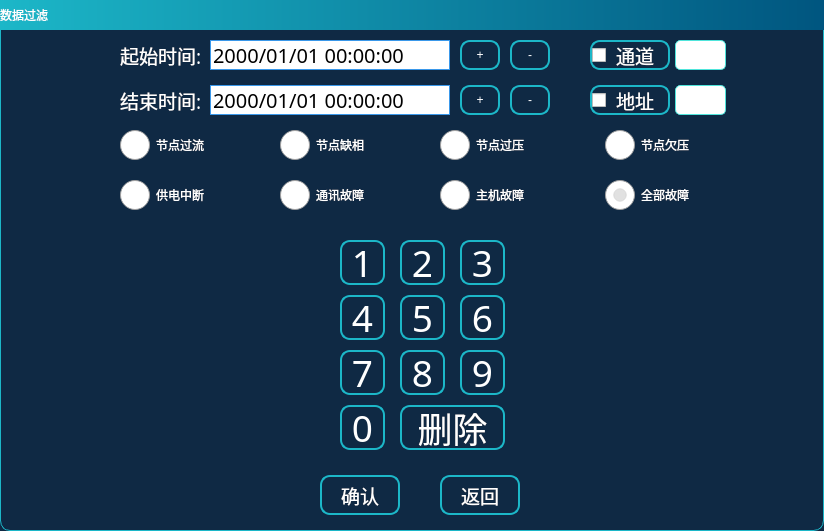
<?xml version="1.0" encoding="UTF-8"?>
<ui version="4.0">
 <class>DataFilter</class>
 <widget class="QDialog" name="DataFilter">
  <property name="geometry">
   <rect>
    <x>0</x>
    <y>0</y>
    <width>824</width>
    <height>531</height>
   </rect>
  </property>
  <property name="windowTitle">
   <string>Dialog</string>
  </property>
  <property name="styleSheet">
   <string notr="true">QDialog{
color: rgb(255, 255, 255);
background-color: rgb(15, 41, 68);
border:1px solid rgb(28, 183, 200);
border-radius:10px;
}
QToolButton{
font: 14pt &quot;文泉驿等宽微米黑&quot;;
color: rgb(255, 255, 255);
border:2px solid rgb(28, 183, 200);
border-radius:10px;
background-color: rgb(15, 41, 68);
}
QToolButton:hover{
font: 13pt &quot;文泉驿等宽微米黑&quot;;
color: rgb(255, 0, 0);
color: rgb(0, 185, 185);
/*background-color: rgb(3, 127, 119);*/
}
QLabel{
font: 14pt &quot;文泉驿等宽微米黑&quot;;
color: rgb(255, 255, 255);
}
QLineEdit{
color: rgb(0, 0, 0);
border-radius:5px;
border:1px solid rgb(79, 229, 219);
}
QComboBox {
color: rgb(255, 255, 255);
border:1px solid rgb(53, 156, 212);
 }
QComboBox QAbstractItemView::item{
color: rgb(255, 255, 255);
height:20px;
}
QCheckBox{
spacing: 10px;
font: 14pt &quot;文泉驿等宽微米黑&quot;;
color: rgb(255, 255, 255);
border:2px solid rgb(28, 183, 200);
border-radius:10px;
}
QCheckBox::indicator{
width:15px;
height:15px;
margin-left:5px;
border-radius:10px;
image: url(:/Image/uncheck.png);
}
QCheckBox::indicator::unchecked {
image: url(:/Image/uncheck.png);
}
QCheckBox::indicator::checked {
image: url(:/Image/checked.png);
}
QDialog{
background-color: rgb(15, 41, 68);
}
QPushBotton{
width:50px;
height:30px;
font: 14pt &quot;文泉驿等宽微米黑&quot;;
color: rgb(255, 255, 255);
border:2px solid rgb(28, 183, 200);
border-radius:10px;
background-color: rgb(15, 41, 68);
}
QRadioButton::indicator{
width:30px;
height:30px;
}
QRadioButton{
font: 16pt &quot;文泉驿等宽微米黑&quot;;
	color: rgb(255, 255, 255);
}
QRadioButton::indicator::unchecked {
image: url(:/Image/unchecked.png);
}
QRadioButton::indicator::checked {
image: url(:/Image/checked_r.png);
}
</string>
  </property>
  <widget class="QLineEdit" name="lineEditPass">
   <property name="geometry">
    <rect>
     <x>675</x>
     <y>40</y>
     <width>51</width>
     <height>30</height>
    </rect>
   </property>
   <property name="font">
    <font>
     <family>文泉驿等宽微米黑</family>
     <pointsize>15</pointsize>
     <weight>50</weight>
     <italic>false</italic>
     <bold>false</bold>
    </font>
   </property>
   <property name="focusPolicy">
    <enum>Qt::ClickFocus</enum>
   </property>
   <property name="text">
    <string/>
   </property>
   <property name="alignment">
    <set>Qt::AlignRight|Qt::AlignTrailing|Qt::AlignVCenter</set>
   </property>
  </widget>
  <widget class="QToolButton" name="tBtnOk">
   <property name="geometry">
    <rect>
     <x>320</x>
     <y>475</y>
     <width>80</width>
     <height>40</height>
    </rect>
   </property>
   <property name="font">
    <font>
     <family>文泉驿等宽微米黑</family>
     <pointsize>14</pointsize>
     <weight>50</weight>
     <italic>false</italic>
     <bold>false</bold>
    </font>
   </property>
   <property name="focusPolicy">
    <enum>Qt::NoFocus</enum>
   </property>
   <property name="text">
    <string>确认</string>
   </property>
   <property name="icon">
    <iconset resource="../image.qrc">
     <normaloff>:/Image/ok.png</normaloff>:/Image/ok.png</iconset>
   </property>
   <property name="iconSize">
    <size>
     <width>25</width>
     <height>25</height>
    </size>
   </property>
   <property name="toolButtonStyle">
    <enum>Qt::ToolButtonTextBesideIcon</enum>
   </property>
  </widget>
  <widget class="QLabel" name="lb_stat">
   <property name="geometry">
    <rect>
     <x>120</x>
     <y>40</y>
     <width>90</width>
     <height>30</height>
    </rect>
   </property>
   <property name="font">
    <font>
     <family>文泉驿等宽微米黑</family>
     <pointsize>14</pointsize>
     <weight>50</weight>
     <italic>false</italic>
     <bold>false</bold>
    </font>
   </property>
   <property name="text">
    <string>起始时间:</string>
   </property>
  </widget>
  <widget class="QLabel" name="label_23">
   <property name="geometry">
    <rect>
     <x>0</x>
     <y>0</y>
     <width>824</width>
     <height>30</height>
    </rect>
   </property>
   <property name="styleSheet">
    <string notr="true">font: 16pt &quot;文泉驿等宽微米黑&quot;;
background-color: qlineargradient(spread:reflect, x1:0, y1:0, x2:1, y2:0, stop:0 rgba(28, 183, 200, 255), stop:1 rgba(0, 85, 127, 255));</string>
   </property>
   <property name="text">
    <string>数据过滤</string>
   </property>
  </widget>
  <widget class="QLabel" name="lb_end">
   <property name="geometry">
    <rect>
     <x>120</x>
     <y>85</y>
     <width>90</width>
     <height>30</height>
    </rect>
   </property>
   <property name="font">
    <font>
     <family>文泉驿等宽微米黑</family>
     <pointsize>14</pointsize>
     <weight>50</weight>
     <italic>false</italic>
     <bold>false</bold>
    </font>
   </property>
   <property name="text">
    <string>结束时间:</string>
   </property>
  </widget>
  <widget class="QDateTimeEdit" name="dTEditStart">
   <property name="geometry">
    <rect>
     <x>210</x>
     <y>40</y>
     <width>240</width>
     <height>30</height>
    </rect>
   </property>
   <property name="font">
    <font>
     <family>文泉驿等宽微米黑</family>
     <pointsize>15</pointsize>
     <weight>50</weight>
     <italic>false</italic>
     <bold>false</bold>
    </font>
   </property>
   <property name="focusPolicy">
    <enum>Qt::ClickFocus</enum>
   </property>
   <property name="styleSheet">
    <string notr="true">border:1px solid  rgb(58, 152, 234);
</string>
   </property>
   <property name="alignment">
    <set>Qt::AlignLeading|Qt::AlignLeft|Qt::AlignVCenter</set>
   </property>
   <property name="buttonSymbols">
    <enum>QAbstractSpinBox::NoButtons</enum>
   </property>
   <property name="currentSection">
    <enum>QDateTimeEdit::YearSection</enum>
   </property>
   <property name="displayFormat">
    <string>yyyy/MM/dd hh:mm:ss</string>
   </property>
   <property name="timeSpec">
    <enum>Qt::LocalTime</enum>
   </property>
  </widget>
  <widget class="QDateTimeEdit" name="dTEditStop">
   <property name="geometry">
    <rect>
     <x>210</x>
     <y>85</y>
     <width>240</width>
     <height>30</height>
    </rect>
   </property>
   <property name="font">
    <font>
     <family>文泉驿等宽微米黑</family>
     <pointsize>15</pointsize>
     <weight>50</weight>
     <italic>false</italic>
     <bold>false</bold>
    </font>
   </property>
   <property name="focusPolicy">
    <enum>Qt::ClickFocus</enum>
   </property>
   <property name="styleSheet">
    <string notr="true">border:1px solid  rgb(58, 152, 234);</string>
   </property>
   <property name="alignment">
    <set>Qt::AlignLeading|Qt::AlignLeft|Qt::AlignVCenter</set>
   </property>
   <property name="buttonSymbols">
    <enum>QAbstractSpinBox::NoButtons</enum>
   </property>
   <property name="displayFormat">
    <string>yyyy/MM/dd hh:mm:ss</string>
   </property>
  </widget>
  <widget class="QCheckBox" name="checkBoxCanId">
   <property name="geometry">
    <rect>
     <x>590</x>
     <y>85</y>
     <width>80</width>
     <height>30</height>
    </rect>
   </property>
   <property name="font">
    <font>
     <family>文泉驿等宽微米黑</family>
     <pointsize>14</pointsize>
     <weight>50</weight>
     <italic>false</italic>
     <bold>false</bold>
    </font>
   </property>
   <property name="focusPolicy">
    <enum>Qt::NoFocus</enum>
   </property>
   <property name="text">
    <string>地址</string>
   </property>
   <property name="checked">
    <bool>false</bool>
   </property>
  </widget>
  <widget class="QToolButton" name="tBtnBack">
   <property name="enabled">
    <bool>true</bool>
   </property>
   <property name="geometry">
    <rect>
     <x>440</x>
     <y>475</y>
     <width>80</width>
     <height>40</height>
    </rect>
   </property>
   <property name="font">
    <font>
     <family>文泉驿等宽微米黑</family>
     <pointsize>14</pointsize>
     <weight>50</weight>
     <italic>false</italic>
     <bold>false</bold>
    </font>
   </property>
   <property name="focusPolicy">
    <enum>Qt::NoFocus</enum>
   </property>
   <property name="text">
    <string>返回</string>
   </property>
   <property name="icon">
    <iconset resource="../image.qrc">
     <normaloff>:/Image/back.png</normaloff>:/Image/back.png</iconset>
   </property>
   <property name="iconSize">
    <size>
     <width>25</width>
     <height>25</height>
    </size>
   </property>
   <property name="toolButtonStyle">
    <enum>Qt::ToolButtonTextBesideIcon</enum>
   </property>
  </widget>
  <widget class="QCheckBox" name="checkBoxPass">
   <property name="geometry">
    <rect>
     <x>590</x>
     <y>40</y>
     <width>80</width>
     <height>30</height>
    </rect>
   </property>
   <property name="font">
    <font>
     <family>文泉驿等宽微米黑</family>
     <pointsize>14</pointsize>
     <weight>50</weight>
     <italic>false</italic>
     <bold>false</bold>
    </font>
   </property>
   <property name="focusPolicy">
    <enum>Qt::NoFocus</enum>
   </property>
   <property name="styleSheet">
    <string notr="true"/>
   </property>
   <property name="text">
    <string>通道</string>
   </property>
  </widget>
  <widget class="QLineEdit" name="lineEditCanId">
   <property name="geometry">
    <rect>
     <x>675</x>
     <y>85</y>
     <width>51</width>
     <height>30</height>
    </rect>
   </property>
   <property name="font">
    <font>
     <family>文泉驿等宽微米黑</family>
     <pointsize>15</pointsize>
     <weight>50</weight>
     <italic>false</italic>
     <bold>false</bold>
    </font>
   </property>
   <property name="focusPolicy">
    <enum>Qt::ClickFocus</enum>
   </property>
   <property name="text">
    <string/>
   </property>
   <property name="alignment">
    <set>Qt::AlignRight|Qt::AlignTrailing|Qt::AlignVCenter</set>
   </property>
  </widget>
  <widget class="QRadioButton" name="rBtnAll">
   <property name="geometry">
    <rect>
     <x>605</x>
     <y>180</y>
     <width>121</width>
     <height>30</height>
    </rect>
   </property>
   <property name="focusPolicy">
    <enum>Qt::ClickFocus</enum>
   </property>
   <property name="text">
    <string>全部故障</string>
   </property>
   <property name="checked">
    <bool>true</bool>
   </property>
  </widget>
  <widget class="QRadioButton" name="rBtnPowerLost">
   <property name="geometry">
    <rect>
     <x>120</x>
     <y>180</y>
     <width>121</width>
     <height>30</height>
    </rect>
   </property>
   <property name="focusPolicy">
    <enum>Qt::ClickFocus</enum>
   </property>
   <property name="text">
    <string>供电中断</string>
   </property>
   <property name="checked">
    <bool>false</bool>
   </property>
  </widget>
  <widget class="QRadioButton" name="rBtnCanBusError">
   <property name="geometry">
    <rect>
     <x>280</x>
     <y>180</y>
     <width>121</width>
     <height>30</height>
    </rect>
   </property>
   <property name="focusPolicy">
    <enum>Qt::ClickFocus</enum>
   </property>
   <property name="text">
    <string>通讯故障</string>
   </property>
   <property name="checked">
    <bool>false</bool>
   </property>
  </widget>
  <widget class="QRadioButton" name="rBtnOverVoltage">
   <property name="geometry">
    <rect>
     <x>440</x>
     <y>130</y>
     <width>120</width>
     <height>30</height>
    </rect>
   </property>
   <property name="focusPolicy">
    <enum>Qt::ClickFocus</enum>
   </property>
   <property name="text">
    <string>节点过压</string>
   </property>
   <property name="checked">
    <bool>false</bool>
   </property>
  </widget>
  <widget class="QRadioButton" name="rBtnUnderVoltage">
   <property name="geometry">
    <rect>
     <x>605</x>
     <y>130</y>
     <width>120</width>
     <height>30</height>
    </rect>
   </property>
   <property name="focusPolicy">
    <enum>Qt::ClickFocus</enum>
   </property>
   <property name="text">
    <string>节点欠压</string>
   </property>
   <property name="checked">
    <bool>false</bool>
   </property>
  </widget>
  <widget class="QRadioButton" name="rBtnOverCurrent">
   <property name="geometry">
    <rect>
     <x>120</x>
     <y>130</y>
     <width>120</width>
     <height>30</height>
    </rect>
   </property>
   <property name="focusPolicy">
    <enum>Qt::ClickFocus</enum>
   </property>
   <property name="text">
    <string>节点过流</string>
   </property>
   <property name="checked">
    <bool>false</bool>
   </property>
  </widget>
  <widget class="QRadioButton" name="rBtnLackPhase">
   <property name="geometry">
    <rect>
     <x>280</x>
     <y>130</y>
     <width>120</width>
     <height>30</height>
    </rect>
   </property>
   <property name="focusPolicy">
    <enum>Qt::ClickFocus</enum>
   </property>
   <property name="text">
    <string>节点缺相</string>
   </property>
   <property name="checked">
    <bool>false</bool>
   </property>
  </widget>
  <widget class="QRadioButton" name="rBtnHostError">
   <property name="geometry">
    <rect>
     <x>440</x>
     <y>180</y>
     <width>121</width>
     <height>30</height>
    </rect>
   </property>
   <property name="focusPolicy">
    <enum>Qt::ClickFocus</enum>
   </property>
   <property name="text">
    <string>主机故障</string>
   </property>
   <property name="checked">
    <bool>false</bool>
   </property>
  </widget>
  <widget class="QToolButton" name="tBtn_7">
   <property name="geometry">
    <rect>
     <x>340</x>
     <y>350</y>
     <width>45</width>
     <height>45</height>
    </rect>
   </property>
   <property name="sizePolicy">
    <sizepolicy hsizetype="Fixed" vsizetype="Fixed">
     <horstretch>0</horstretch>
     <verstretch>0</verstretch>
    </sizepolicy>
   </property>
   <property name="font">
    <font>
     <family>文泉驿等宽微米黑</family>
     <pointsize>28</pointsize>
     <weight>50</weight>
     <italic>false</italic>
     <bold>false</bold>
    </font>
   </property>
   <property name="focusPolicy">
    <enum>Qt::NoFocus</enum>
   </property>
   <property name="styleSheet">
    <string notr="true">font: 28pt &quot;文泉驿等宽微米黑&quot;;</string>
   </property>
   <property name="text">
    <string>7</string>
   </property>
  </widget>
  <widget class="QToolButton" name="tBtn_2">
   <property name="geometry">
    <rect>
     <x>400</x>
     <y>240</y>
     <width>45</width>
     <height>45</height>
    </rect>
   </property>
   <property name="sizePolicy">
    <sizepolicy hsizetype="Fixed" vsizetype="Fixed">
     <horstretch>0</horstretch>
     <verstretch>0</verstretch>
    </sizepolicy>
   </property>
   <property name="font">
    <font>
     <family>文泉驿等宽微米黑</family>
     <pointsize>28</pointsize>
     <weight>50</weight>
     <italic>false</italic>
     <bold>false</bold>
    </font>
   </property>
   <property name="focusPolicy">
    <enum>Qt::NoFocus</enum>
   </property>
   <property name="styleSheet">
    <string notr="true">font: 28pt &quot;文泉驿等宽微米黑&quot;;</string>
   </property>
   <property name="text">
    <string>2</string>
   </property>
  </widget>
  <widget class="QToolButton" name="tBtn_0">
   <property name="geometry">
    <rect>
     <x>340</x>
     <y>405</y>
     <width>45</width>
     <height>45</height>
    </rect>
   </property>
   <property name="sizePolicy">
    <sizepolicy hsizetype="Fixed" vsizetype="Fixed">
     <horstretch>0</horstretch>
     <verstretch>0</verstretch>
    </sizepolicy>
   </property>
   <property name="font">
    <font>
     <family>文泉驿等宽微米黑</family>
     <pointsize>28</pointsize>
     <weight>50</weight>
     <italic>false</italic>
     <bold>false</bold>
    </font>
   </property>
   <property name="focusPolicy">
    <enum>Qt::NoFocus</enum>
   </property>
   <property name="styleSheet">
    <string notr="true">font: 28pt &quot;文泉驿等宽微米黑&quot;;</string>
   </property>
   <property name="text">
    <string>0</string>
   </property>
  </widget>
  <widget class="QToolButton" name="tBtn_6">
   <property name="geometry">
    <rect>
     <x>460</x>
     <y>295</y>
     <width>45</width>
     <height>45</height>
    </rect>
   </property>
   <property name="sizePolicy">
    <sizepolicy hsizetype="Fixed" vsizetype="Fixed">
     <horstretch>0</horstretch>
     <verstretch>0</verstretch>
    </sizepolicy>
   </property>
   <property name="font">
    <font>
     <family>文泉驿等宽微米黑</family>
     <pointsize>28</pointsize>
     <weight>50</weight>
     <italic>false</italic>
     <bold>false</bold>
    </font>
   </property>
   <property name="focusPolicy">
    <enum>Qt::NoFocus</enum>
   </property>
   <property name="styleSheet">
    <string notr="true">font: 28pt &quot;文泉驿等宽微米黑&quot;;</string>
   </property>
   <property name="text">
    <string>6</string>
   </property>
  </widget>
  <widget class="QToolButton" name="tBtn_del">
   <property name="geometry">
    <rect>
     <x>400</x>
     <y>405</y>
     <width>105</width>
     <height>45</height>
    </rect>
   </property>
   <property name="sizePolicy">
    <sizepolicy hsizetype="Fixed" vsizetype="Fixed">
     <horstretch>0</horstretch>
     <verstretch>0</verstretch>
    </sizepolicy>
   </property>
   <property name="minimumSize">
    <size>
     <width>0</width>
     <height>0</height>
    </size>
   </property>
   <property name="font">
    <font>
     <family>文泉驿等宽微米黑</family>
     <pointsize>26</pointsize>
     <weight>50</weight>
     <italic>false</italic>
     <bold>false</bold>
    </font>
   </property>
   <property name="focusPolicy">
    <enum>Qt::NoFocus</enum>
   </property>
   <property name="styleSheet">
    <string notr="true">font: 26pt &quot;文泉驿等宽微米黑&quot;;</string>
   </property>
   <property name="text">
    <string>删除</string>
   </property>
  </widget>
  <widget class="QToolButton" name="tBtn_1">
   <property name="geometry">
    <rect>
     <x>340</x>
     <y>240</y>
     <width>45</width>
     <height>45</height>
    </rect>
   </property>
   <property name="sizePolicy">
    <sizepolicy hsizetype="Fixed" vsizetype="Fixed">
     <horstretch>0</horstretch>
     <verstretch>0</verstretch>
    </sizepolicy>
   </property>
   <property name="font">
    <font>
     <family>文泉驿等宽微米黑</family>
     <pointsize>28</pointsize>
     <weight>50</weight>
     <italic>false</italic>
     <bold>false</bold>
    </font>
   </property>
   <property name="focusPolicy">
    <enum>Qt::NoFocus</enum>
   </property>
   <property name="styleSheet">
    <string notr="true">font: 28pt &quot;文泉驿等宽微米黑&quot;;</string>
   </property>
   <property name="text">
    <string>1</string>
   </property>
  </widget>
  <widget class="QToolButton" name="tBtn_4">
   <property name="geometry">
    <rect>
     <x>340</x>
     <y>295</y>
     <width>45</width>
     <height>45</height>
    </rect>
   </property>
   <property name="sizePolicy">
    <sizepolicy hsizetype="Fixed" vsizetype="Fixed">
     <horstretch>0</horstretch>
     <verstretch>0</verstretch>
    </sizepolicy>
   </property>
   <property name="font">
    <font>
     <family>文泉驿等宽微米黑</family>
     <pointsize>28</pointsize>
     <weight>50</weight>
     <italic>false</italic>
     <bold>false</bold>
    </font>
   </property>
   <property name="focusPolicy">
    <enum>Qt::NoFocus</enum>
   </property>
   <property name="styleSheet">
    <string notr="true">font: 28pt &quot;文泉驿等宽微米黑&quot;;</string>
   </property>
   <property name="text">
    <string>4</string>
   </property>
  </widget>
  <widget class="QToolButton" name="tBtn_5">
   <property name="geometry">
    <rect>
     <x>400</x>
     <y>295</y>
     <width>45</width>
     <height>45</height>
    </rect>
   </property>
   <property name="sizePolicy">
    <sizepolicy hsizetype="Fixed" vsizetype="Fixed">
     <horstretch>0</horstretch>
     <verstretch>0</verstretch>
    </sizepolicy>
   </property>
   <property name="font">
    <font>
     <family>文泉驿等宽微米黑</family>
     <pointsize>28</pointsize>
     <weight>50</weight>
     <italic>false</italic>
     <bold>false</bold>
    </font>
   </property>
   <property name="focusPolicy">
    <enum>Qt::NoFocus</enum>
   </property>
   <property name="styleSheet">
    <string notr="true">font: 28pt &quot;文泉驿等宽微米黑&quot;;</string>
   </property>
   <property name="text">
    <string>5</string>
   </property>
  </widget>
  <widget class="QToolButton" name="tBtn_9">
   <property name="geometry">
    <rect>
     <x>460</x>
     <y>350</y>
     <width>45</width>
     <height>45</height>
    </rect>
   </property>
   <property name="sizePolicy">
    <sizepolicy hsizetype="Fixed" vsizetype="Fixed">
     <horstretch>0</horstretch>
     <verstretch>0</verstretch>
    </sizepolicy>
   </property>
   <property name="font">
    <font>
     <family>文泉驿等宽微米黑</family>
     <pointsize>28</pointsize>
     <weight>50</weight>
     <italic>false</italic>
     <bold>false</bold>
    </font>
   </property>
   <property name="focusPolicy">
    <enum>Qt::NoFocus</enum>
   </property>
   <property name="styleSheet">
    <string notr="true">font: 28pt &quot;文泉驿等宽微米黑&quot;;</string>
   </property>
   <property name="text">
    <string>9</string>
   </property>
  </widget>
  <widget class="QToolButton" name="tBtn_3">
   <property name="geometry">
    <rect>
     <x>460</x>
     <y>240</y>
     <width>45</width>
     <height>45</height>
    </rect>
   </property>
   <property name="sizePolicy">
    <sizepolicy hsizetype="Fixed" vsizetype="Fixed">
     <horstretch>0</horstretch>
     <verstretch>0</verstretch>
    </sizepolicy>
   </property>
   <property name="font">
    <font>
     <family>文泉驿等宽微米黑</family>
     <pointsize>28</pointsize>
     <weight>50</weight>
     <italic>false</italic>
     <bold>false</bold>
    </font>
   </property>
   <property name="focusPolicy">
    <enum>Qt::NoFocus</enum>
   </property>
   <property name="styleSheet">
    <string notr="true">font: 28pt &quot;文泉驿等宽微米黑&quot;;</string>
   </property>
   <property name="text">
    <string>3</string>
   </property>
  </widget>
  <widget class="QToolButton" name="tBtn_8">
   <property name="geometry">
    <rect>
     <x>400</x>
     <y>350</y>
     <width>45</width>
     <height>45</height>
    </rect>
   </property>
   <property name="sizePolicy">
    <sizepolicy hsizetype="Fixed" vsizetype="Fixed">
     <horstretch>0</horstretch>
     <verstretch>0</verstretch>
    </sizepolicy>
   </property>
   <property name="font">
    <font>
     <family>文泉驿等宽微米黑</family>
     <pointsize>28</pointsize>
     <weight>50</weight>
     <italic>false</italic>
     <bold>false</bold>
    </font>
   </property>
   <property name="focusPolicy">
    <enum>Qt::NoFocus</enum>
   </property>
   <property name="styleSheet">
    <string notr="true">font: 28pt &quot;文泉驿等宽微米黑&quot;;</string>
   </property>
   <property name="text">
    <string>8</string>
   </property>
  </widget>
  <widget class="QToolButton" name="tBtnStartUp">
   <property name="geometry">
    <rect>
     <x>460</x>
     <y>40</y>
     <width>40</width>
     <height>30</height>
    </rect>
   </property>
   <property name="styleSheet">
    <string notr="true">font: 30pt &quot;文泉驿等宽微米黑&quot;;</string>
   </property>
   <property name="text">
    <string>+</string>
   </property>
  </widget>
  <widget class="QToolButton" name="tBtnStartDown">
   <property name="geometry">
    <rect>
     <x>510</x>
     <y>40</y>
     <width>40</width>
     <height>30</height>
    </rect>
   </property>
   <property name="styleSheet">
    <string notr="true">font: 30pt &quot;文泉驿等宽微米黑&quot;;</string>
   </property>
   <property name="text">
    <string>-</string>
   </property>
  </widget>
  <widget class="QToolButton" name="tBtnStopUp">
   <property name="geometry">
    <rect>
     <x>460</x>
     <y>85</y>
     <width>40</width>
     <height>30</height>
    </rect>
   </property>
   <property name="styleSheet">
    <string notr="true">font: 30pt &quot;文泉驿等宽微米黑&quot;;</string>
   </property>
   <property name="text">
    <string>+</string>
   </property>
  </widget>
  <widget class="QToolButton" name="tBtnStopDown">
   <property name="geometry">
    <rect>
     <x>510</x>
     <y>85</y>
     <width>40</width>
     <height>30</height>
    </rect>
   </property>
   <property name="styleSheet">
    <string notr="true">font: 30pt &quot;文泉驿等宽微米黑&quot;;</string>
   </property>
   <property name="text">
    <string>-</string>
   </property>
  </widget>
 </widget>
 <resources>
  <include location="../image.qrc"/>
 </resources>
 <connections/>
</ui>
